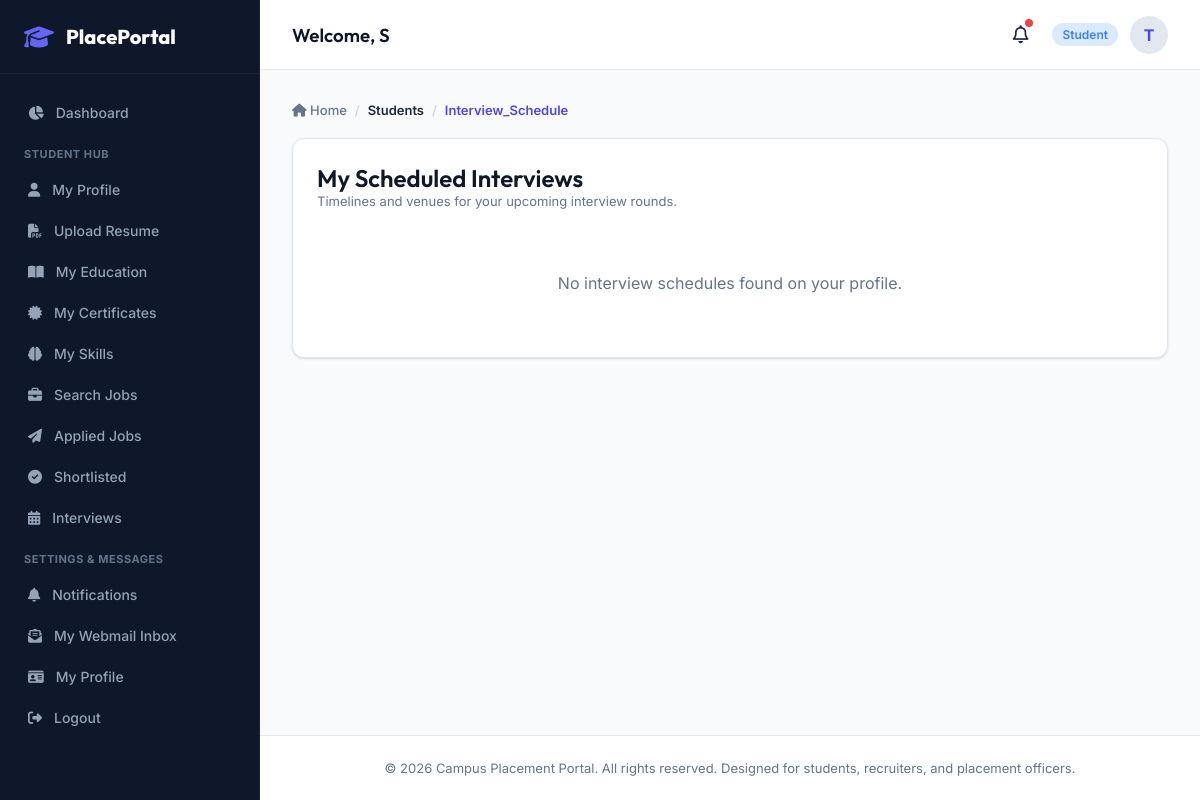
Before: /students/interviews/ (signed in) with the older database file.
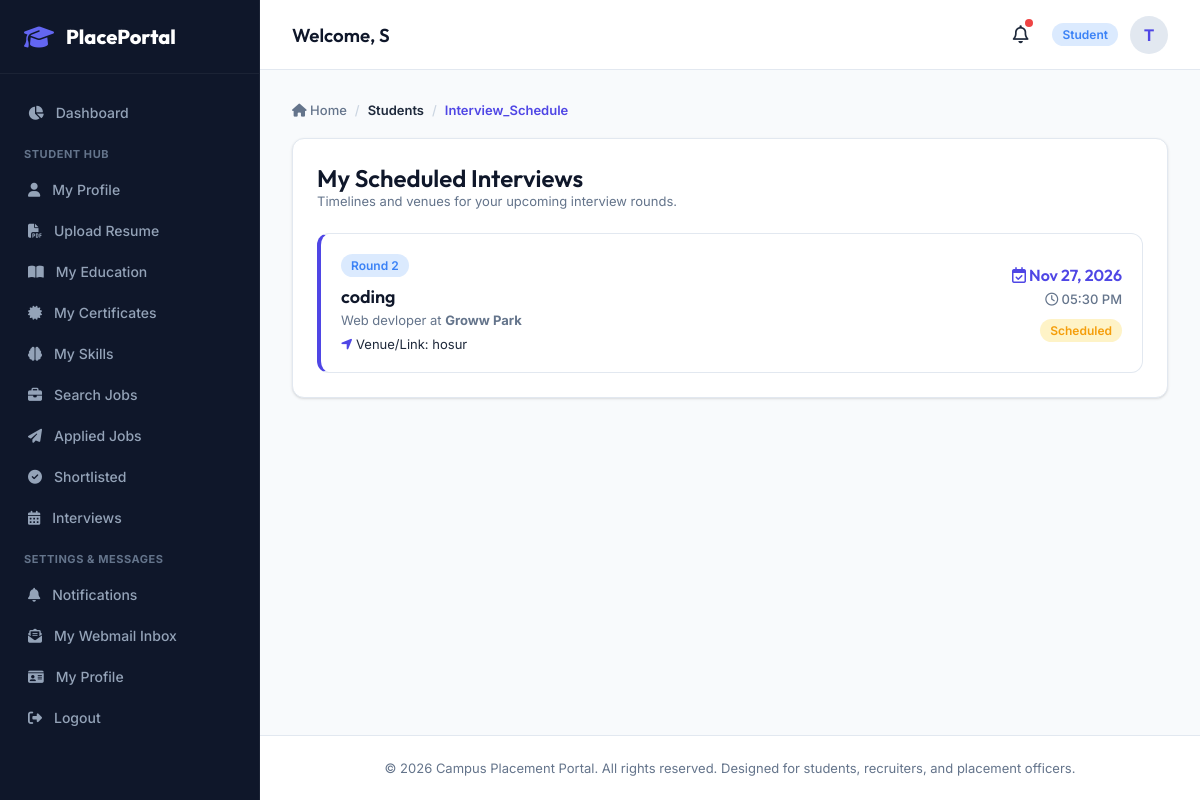
After: the same page with the newer database file.
### apps/interviews/models.py (models this page shows, shortened)
class Interview(models.Model):
    STATUS_CHOICES = (
        ('scheduled', 'Scheduled'),
        ('completed', 'Completed'),
        ('cancelled', 'Cancelled'),
    )
    RESULT_CHOICES = (
        ('pending', 'Pending'),
        ('cleared', 'Cleared'),
        ('rejected', 'Rejected'),
    )
    application = models.ForeignKey(Application, on_delete=models.CASCADE, related_name='interviews')
    interview_date = models.DateTimeField()
    location_or_link = models.CharField(max_length=255, help_text="Online link or physical location")
    round_number = models.IntegerField(default=1)
    round_name = models.CharField(max_length=100, help_text="e.g. Technical Round 1, HR Interview")
    status = models.CharField(max_length=20, choices=STATUS_CHOICES, default='scheduled')
    feedback = models.TextField(blank=True, null=True)
    result = models.CharField(max_length=20, choices=RESULT_CHOICES, default='pending')

### apps/applications/models.py (models this page shows, shortened)
class Application(models.Model):
    STATUS_CHOICES = (
        ('applied', 'Applied'),
        ('shortlisted', 'Shortlisted'),
        ('rejected', 'Rejected'),
        ('selected', 'Selected'),
    )
    job = models.ForeignKey(Job, on_delete=models.CASCADE, related_name='applications')
    student = models.ForeignKey(StudentProfile, on_delete=models.CASCADE, related_name='applications')
    applied_at = models.DateTimeField(auto_now_add=True)
    resume = models.FileField(upload_to='application_resumes/', blank=True, null=True)
    status = models.CharField(max_length=20, choices=STATUS_CHOICES, default='applied')
    cover_letter = models.TextField(blank=True)
    feedback = models.TextField(blank=True, help_text="Feedback from the recruiter")
    class Meta:
        unique_together = ('job', 'student')

### apps/jobs/models.py (models this page shows, shortened)
class Job(models.Model):
    JOB_TYPE_CHOICES = (
        ('full_time', 'Full-time'),
        ('internship', 'Internship'),
        ('part_time', 'Part-time'),
    )
    company = models.ForeignKey(CompanyProfile, on_delete=models.CASCADE, related_name='jobs')
    title = models.CharField(max_length=200)
    description = models.TextField()
    requirements = models.TextField(blank=True, help_text="Additional job requirements")
    skills_required = models.TextField(blank=True, help_text="Comma-separated list of required skills")
    location = models.CharField(max_length=150)
    job_type = models.CharField(max_length=20, choices=JOB_TYPE_CHOICES, default='full_time')
    salary_package = models.CharField(max_length=50, help_text="e.g. 12 LPA, 50,000/month")
    eligibility_criteria = models.DecimalField(max_digits=4, decimal_places=2, default=0.00, help_text="Minimum required CGPA")
    application_deadline = models.DateTimeField()
    is_active = models.BooleanField(default=True)
    created_at = models.DateTimeField(auto_now_add=True)

### apps/companies/models.py (models this page shows, shortened)
class CompanyProfile(models.Model):
    user = models.OneToOneField(settings.AUTH_USER_MODEL, on_delete=models.CASCADE, related_name='company_profile')
    name = models.CharField(max_length=200)
    description = models.TextField(blank=True)
    website = models.URLField(blank=True)
    industry = models.CharField(max_length=100)
    logo = models.ImageField(upload_to='company_logos/', blank=True, null=True)
    contact_email = models.EmailField()
    contact_phone = models.CharField(max_length=15, blank=True, null=True)
    address = models.TextField(blank=True)

### apps/students/views.py (the view)
# urls.py: path('interviews/', views.interview_schedule, name='interview_schedule'),
@login_required
def interview_schedule(request):
    try:
        student = request.user.student_profile
    except StudentProfile.DoesNotExist:
        return redirect('accounts:edit_profile')
    interviews = Interview.objects.filter(application__student=student).order_by('interview_date')
    return render(request, 'students/interview_schedule.html', {'interviews': interviews})

### templates/students/interview_schedule.html (shortened to what this page needs)
{% extends 'base.html' %}
{% block content %}
<div class="card">
    <h2>My Scheduled Interviews</h2>
    <p style="color: var(--text-muted); font-size: 13px; margin-bottom: 24px;">Timelines and venues for your upcoming interview rounds.</p>
    {% if interviews %}
        <div style="display: flex; flex-direction: column; gap: 16px;">
            {% for interview in interviews %}
                <div style="padding: 20px; border: 1px solid var(--border-color); border-radius: var(--radius-md); border-left: 4px solid var(--primary); display: flex; justify-content: space-between; align-items: center; flex-wrap: wrap; gap: 16px;">
                    <div>
                        <span class="badge badge-info" style="margin-bottom: 8px;">Round {{ interview.round_number }}</span>
                        <h3 style="font-size: 18px; margin-bottom: 4px;">{{ interview.round_name }}</h3>
                        <p style="font-size: 13px; color: var(--text-muted);">{{ interview.application.job.title }} at <strong>{{ interview.application.job.company.name }}</strong></p>
                        <p style="font-size: 13px; margin-top: 8px;"><i class="fa-solid fa-location-arrow" style="color: var(--primary);"></i> Venue/Link:
                            {% if interview.location_or_link|slice:":4" == 'http' %}
                                <a href="{{ interview.location_or_link }}" target="_blank">{{ interview.location_or_link }}</a>
                            {% else %}
                                {{ interview.location_or_link }}
                            {% endif %}
                        </p>
                    </div>
                    <div style="text-align: right;">
                        <h4 style="color: var(--primary); font-size: 16px; margin-bottom: 6px;"><i class="fa-regular fa-calendar-check"></i> {{ interview.interview_date|date:"M d, Y" }}</h4>
                        <p style="font-size: 13px; font-weight: 500; color: var(--text-muted);"><i class="fa-regular fa-clock"></i> {{ interview.interview_date|date:"h:i A" }}</p>
                        <div style="margin-top: 12px;">
                            {% if interview.status == 'scheduled' %}
                                <span class="badge badge-warning">Scheduled</span>
                            {% elif interview.status == 'completed' %}
                                <span class="badge badge-success">Completed</span>
                            {% else %}
                                <span class="badge badge-danger">Cancelled</span>
                            {% endif %}
                        </div>
                    </div>
                </div>
            {% endfor %}
        </div>
    {% else %}
        <p style="color: var(--text-muted); text-align: center; padding: 40px 0;">No interview schedules found on your profile.</p>
    {% endif %}
</div>
{% endblock %}

Changed rows visible on the page:
added Interview: round_number "2", round_name "coding", application.job "Web devloper", application.job.company.name "Groww Park", location_or_link "hosur", interview_date "Nov 27, 2026", interview_date "05:30 PM", status "Scheduled"
Other visible differences:
text no longer shown: "No interview schedules found on your profile."
